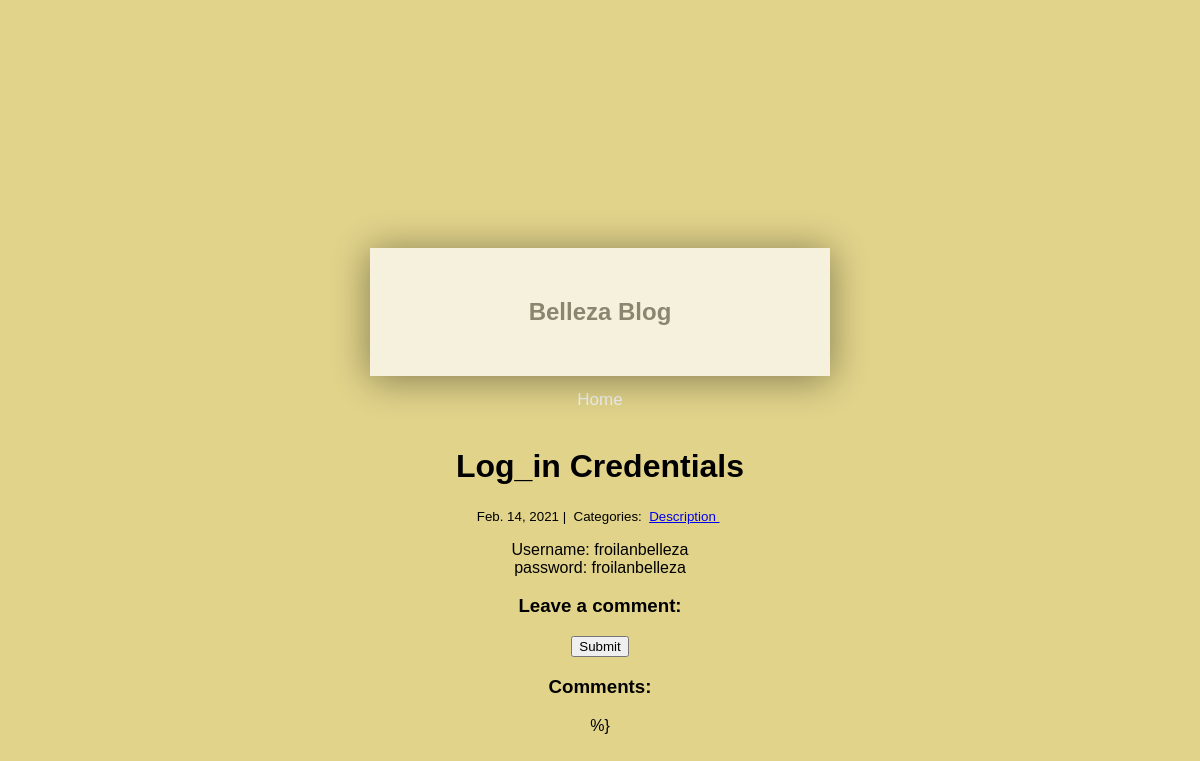
The app's page /5/ with its own data.
### blog/models.py (models this page shows)
class Post(models.Model):
    title = models.CharField(max_length=255)
    body = models.TextField()
    created_on = models.DateTimeField(auto_now_add=True)
    last_modified = models.DateTimeField(auto_now=True)
    categories = models.ManyToManyField('Category', related_name='posts')

class Category(models.Model):
    name = models.CharField(max_length=20)

### blog/views.py (the view)
# urls.py: path("<int:pk>/", views.blog_detail, name="blog_detail"),
def blog_detail(request, pk):
    post = Post.objects.get(pk=pk)
    comments = Comment.objects.filter(post=post)
    context = {
        "post": post,
        "comments": comments,
    }
    return render(request, "blog_detail.html", context)

### blog/templates/blog_detail.html (shortened to what this page needs)
{% extends "try.html" %}
{% block page_content %}
<div class="col-md-8 offset-md-2">
    <h1>{{ post.title }}</h1>
    <small>
        {{ post.created_on.date }} |&nbsp;
        Categories:&nbsp;
        {% for category in post.categories.all %}
        <a href="{% url 'blog_category' category.name %}">
            {{ category.name }}
        </a>&nbsp;
        {% endfor %}
    </small>
    <p>{{ post.body | linebreaks }}</p>
    <h3>Leave a comment:</h3>
    <form action="/blog/{{ post.pk }}/" method="post">
        <button type="submit" class="btn btn-primary">Submit</button>
    </form>
    <h3>Comments:</h3>
</div>
{% endblock %}

### blog/templates/try.html (style rules this page uses)
html,body { height:100%; overflow:hidden; }
body { background:#E1D38A; background-size:cover; font-family:sans-serif; text-align:center; padding-top:20% }

### records on screen
Post: title "Log_in Credentials", created_on "Feb. 14, 2021", body "Username: froilanbelleza password: froilanbelleza"
Category: name "Description"
